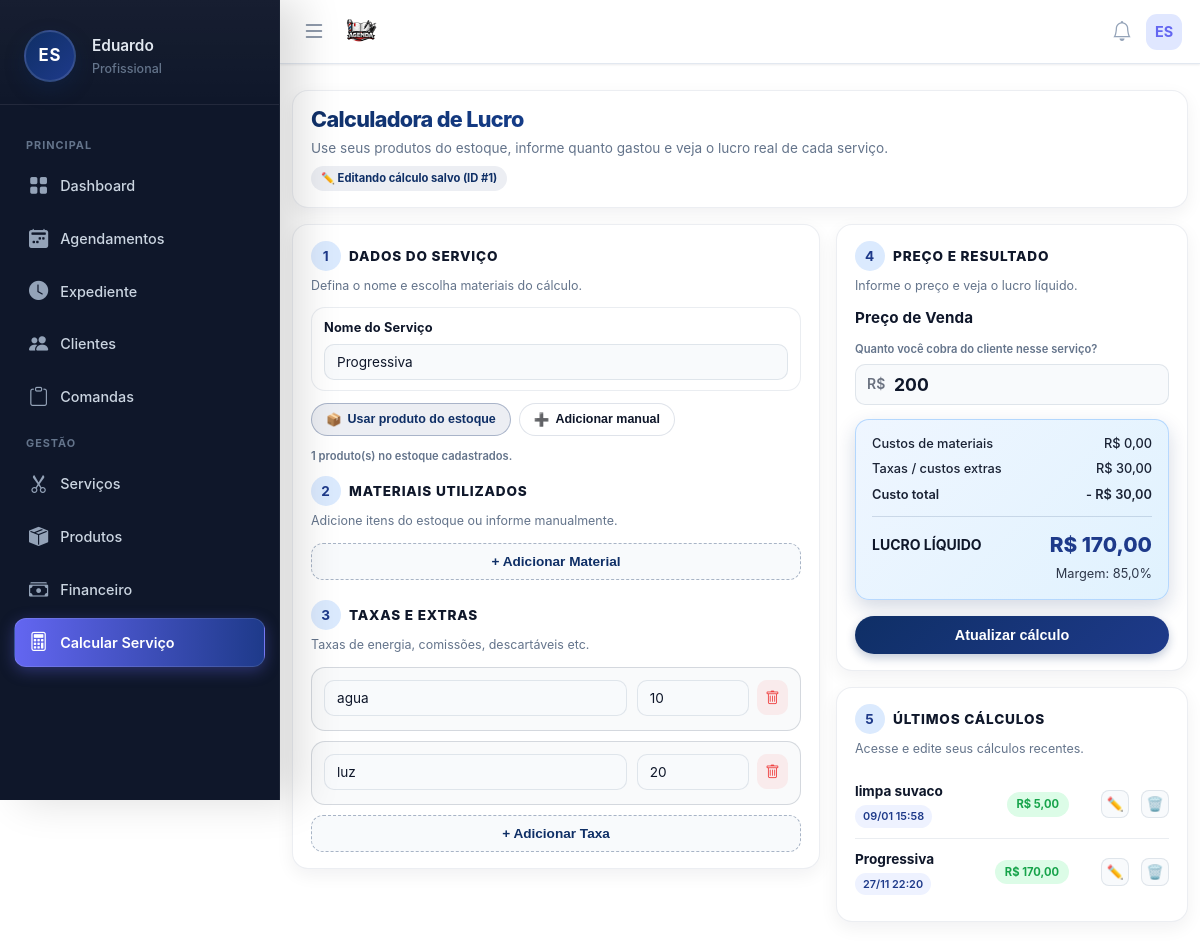
The page /pages/calcular-servico/calcular-servico.php?edit=1 (signed in) on the database its author committed.
### tables this page shows
CREATE TABLE usuarios (
        id INTEGER PRIMARY KEY AUTOINCREMENT,
        nome TEXT, email TEXT, telefone TEXT, foto TEXT, biografia TEXT,
        cep TEXT, endereco TEXT, numero TEXT, bairro TEXT, cidade TEXT, estado TEXT,
        criado_em DATETIME DEFAULT CURRENT_TIMESTAMP
    , senha TEXT, estabelecimento TEXT, cor_tema TEXT DEFAULT '#4f46e5', ultimo_login DATETIME, ativo INTEGER DEFAULT 1, data_expiracao DATE, is_vitalicio INTEGER DEFAULT 0, quem_indicou TEXT, valor_mensalidade REAL DEFAULT 19.90, indicado_por TEXT, valor_mensal REAL DEFAULT 19.90, token_recuperacao TEXT, token_validade DATETIME, tipo_estabelecimento TEXT DEFAULT 'Salão de Beleza', instagram TEXT, cpf TEXT, lembrete_email_ativo INTEGER DEFAULT 0, lembrete_email_tempo INTEGER DEFAULT 4, lembrete_email_unidade TEXT DEFAULT 'horas', lembrete_email_cliente INTEGER DEFAULT 1, lembrete_email_confirmar INTEGER DEFAULT 0, lembrete_email_outro TEXT, lembrete_email_copia INTEGER DEFAULT 0, agendamento_min_antecedencia INTEGER DEFAULT 4, agendamento_min_unidade TEXT DEFAULT 'horas', receber_email_diario INTEGER DEFAULT 0, is_teste INTEGER DEFAULT 0, vendedor_id INTEGER);

CREATE TABLE calculo_servico (
        id INTEGER PRIMARY KEY AUTOINCREMENT,
        user_id INTEGER NOT NULL,
        nome_servico TEXT NOT NULL,
        valor_cobrado REAL NOT NULL,
        custo_materiais REAL NOT NULL,
        custo_taxas REAL NOT NULL,
        lucro REAL NOT NULL,
        created_at DATETIME DEFAULT CURRENT_TIMESTAMP
    );

### pages/calcular-servico/calcular-servico.php (the view, shortened to what the rows shown need)
<?php
$userId = $_SESSION['user_id'];
require_once __DIR__ . '/../../includes/db.php';
$resultado = null;
$editData  = null;
if (isset($_GET['edit']) && is_numeric($_GET['edit'])) {
    $idEdit = (int)$_GET['edit'];
    $stmtEdit = $pdo->prepare("SELECT * FROM calculo_servico WHERE id=? AND user_id=? LIMIT 1");
    $stmtEdit->execute([$idEdit, $userId]);
    $editData = $stmtEdit->fetch(PDO::FETCH_ASSOC);
    if ($editData) {
        $stmtMat = $pdo->prepare("SELECT * FROM calculo_servico_materiais WHERE calculo_id=?");
        $stmtMat->execute([$idEdit]);
        $editData['materiais'] = $stmtMat->fetchAll(PDO::FETCH_ASSOC);
        $stmtTx = $pdo->prepare("SELECT * FROM calculo_servico_taxas WHERE calculo_id=?");
        $stmtTx->execute([$idEdit]);
        $editData['taxas'] = $stmtTx->fetchAll(PDO::FETCH_ASSOC);
        $resultado = [
            'nome'           => $editData['nome_servico'],
            'valorCobrado'   => (float)$editData['valor_cobrado'],
            'custoMateriais' => (float)$editData['custo_materiais'],
            'custoTaxas'     => (float)$editData['custo_taxas'],
            'custoTotal'     => (float)$editData['custo_materiais'] + (float)$editData['custo_taxas'],
            'lucro'          => (float)$editData['lucro'],
        ];
    }
}
$stmtHist = $pdo->prepare("
    SELECT * FROM calculo_servico
    WHERE user_id = ?
    ORDER BY created_at DESC
    LIMIT 5
");
$stmtHist->execute([$userId]);
$historico = $stmtHist->fetchAll();
include_once __DIR__ . '/../../includes/header.php';
include_once __DIR__ . '/../../includes/menu.php';
?>
<div class="main-container">
    <div class="page-header">
        <h1 class="page-title">Calculadora de Lucro</h1>
        <p class="page-subtitle">Use seus produtos do estoque, informe quanto gastou e veja o lucro real de cada serviço.</p>
        <?php if ($editData): ?>
            <div class="page-badge-edit">
                ✏️ Editando cálculo salvo (ID #<?php echo (int)$editData['id']; ?>)
            </div>
        <?php endif; ?>
    </div>
    <form method="post" id="form-calculo">
        <div class="calc-grid">
            <div>
                <div class="clean-card">
                    <div class="form-group" style="margin-bottom: 12px;">
                        <label class="form-label">Nome do Serviço</label>
                        <input type="text"
                               name="nome_servico"
                               class="form-control"
                               placeholder="Ex: Progressiva longa, Luzes, Corte + Barba"
                               required
                               value="<?php
                                if ($editData) echo htmlspecialchars($editData['nome_servico']);
                                elseif (isset($_POST['nome_servico'])) echo htmlspecialchars($_POST['nome_servico']);
                                else echo '';
                               ?>">
                    </div>
                </div>
            </div>
            <div>
                <div class="clean-card">
                    <div style="position: relative; margin-bottom: 8px;">
                        <span style="position:absolute;left:12px;top:9px;font-weight:600;color:#6b7280;">R$</span>
                        <input
                            type="number"
                            step="0.01"
                            name="valor_cobrado"
                            class="form-control"
                            style="padding-left:38px;font-size:1.1rem;font-weight:700;color:var(--app-primary);"
                            required
                            placeholder="0,00"
                            value="<?php
                                if ($editData) echo htmlspecialchars($editData['valor_cobrado']);
                                elseif (isset($_POST['valor_cobrado'])) echo htmlspecialchars($_POST['valor_cobrado']);
                                else echo '';
                            ?>"
                        >
                    </div>
                    <div class="result-box">
                        <div class="result-row">
                            <span>Custos de materiais</span>
                            <span>R$ <?php echo $resultado ? number_format($resultado['custoMateriais'], 2, ',', '.') : '0,00'; ?></span>
                        </div>
                        <div class="result-row">
                            <span>Taxas / custos extras</span>
                            <span>R$ <?php echo $resultado ? number_format($resultado['custoTaxas'], 2, ',', '.') : '0,00'; ?></span>
                        </div>
                        <div class="result-row" style="font-weight:600;">
                            <span>Custo total</span>
                            <span>- R$ <?php echo $resultado ? number_format($resultado['custoTotal'], 2, ',', '.') : '0,00'; ?></span>
                        </div>
                        <div class="result-final">
                            <span>LUCRO LÍQUIDO</span>
                            <span class="lucro-valor">
                                R$ <?php echo $resultado ? number_format($resultado['lucro'], 2, ',', '.') : '0,00'; ?>
                            </span>
                        </div>
                        <?php if ($resultado && $resultado['valorCobrado'] > 0): ?>
                            <div style="text-align:right;font-size:0.8rem;margin-top:4px;opacity:0.85;">
                                Margem: <?php echo number_format(($resultado['lucro'] / $resultado['valorCobrado']) * 100, 1, ',', '.'); ?>%
                            </div>
                        <?php endif; ?>
                    </div>
                </div>
                <?php if ($historico && count($historico) > 0): ?>
                    <div class="clean-card">
                        <table class="history-table">
                            <tbody>
                            <?php foreach ($historico as $h): ?>
                                <tr>
                                    <td>
                                        <div class="history-title"><?php echo htmlspecialchars($h['nome_servico']); ?></div>
                                        <div class="history-meta">
                                            <span class="history-date"><?php echo date('d/m H:i', strtotime($h['created_at'])); ?></span>
                                        </div>
                                    </td>
                                    <td style="text-align:right;">
                                        <span class="history-badge">R$ <?php echo number_format($h['lucro'], 2, ',', '.'); ?></span>
                                    </td>
                                    <td class="cs-history-actions" style="text-align:right;white-space:nowrap;">
                                        <a href="?edit=<?php echo $h['id']; ?>" title="Editar" style="color:#1e3a8a;">✏️</a>
                                        <a href="#"
                                           class="cs-delete-link"
                                           data-id="<?php echo (int)$h['id']; ?>"
                                           data-name="<?php echo htmlspecialchars($h['nome_servico']); ?>"
                                           title="Excluir"
                                           style="color:#ef4444;">🗑️</a>
                                    </td>
                                </tr>
                            <?php endforeach; ?>
                            </tbody>
                        </table>
                    </div>
                <?php endif; ?>
            </div>
        </div>
    </form>
</div>
<?php include_once __DIR__ . '/../../includes/footer.php'; ?>

### includes/menu.php (shortened to what the rows shown need)
<?php
$userRole  = 'Profissional';
$iniciais  = 'V';
$firstName = 'Visitante';
if (isset($pdo) && isset($_SESSION['user_id'])) {
    $stmtUser = $pdo->prepare("SELECT nome, email, estabelecimento FROM usuarios WHERE id = ? LIMIT 1");
    $stmtUser->execute([$_SESSION['user_id']]);
    $dadoUsuario = $stmtUser->fetch(PDO::FETCH_ASSOC);
    if ($dadoUsuario && !empty($dadoUsuario['nome'])) {
        $userName = $dadoUsuario['nome'];
        $partesNome = explode(' ', trim($userName));
        $firstName  = $partesNome[0];
        $primeiraLetra = mb_substr($partesNome[0], 0, 1);
        $ultimaLetra   = '';
        if (count($partesNome) > 1) {
            $ultimoNome  = end($partesNome);
            $ultimaLetra = mb_substr($ultimoNome, 0, 1);
        }
        $iniciais = strtoupper($primeiraLetra . $ultimaLetra);
    }
}
?>
<link rel="stylesheet" href="https://cdn.jsdelivr.net/npm/bootstrap-icons@1.11.3/font/bootstrap-icons.min.css">
<nav class="app-navbar">
    <div style="display:flex; align-items:center; gap:10px;">
        <div style="position:relative;">
            <div class="navbar-avatar" id="userAvatarBtn">
                <?php echo $iniciais; ?>
            </div>
        </div>
    </div>
</nav>
<aside class="app-sidebar" id="sidebar">
    <div class="sidebar-header">
        <div class="avatar-circle">
            <?php echo $iniciais; ?>
        </div>
        <div class="user-info">
            <h4><?php echo htmlspecialchars($firstName); ?></h4>
            <span><?php echo htmlspecialchars($userRole); ?></span>
        </div>
    </div>
</aside>

### rows shown on the page
usuarios: nome "ES", nome "Eduardo"
calculo_servico: id "1", nome_servico "Progressiva", valor_cobrado "200", custo_materiais "0,00", custo_taxas "30,00", lucro "170,00", ($resultado['lucro'] / $resultado['valorCobrado']) * 100 "85,0", created_at "27/11 22:20"
calculo_servico: nome_servico "limpa suvaco", created_at "09/01 15:58", lucro "5,00"

### other values the page prints
$userRole "Profissional"
$produtosCount "1"
